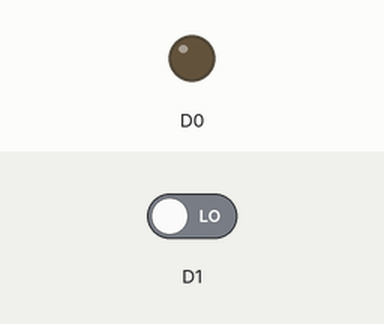
Recording of a sketch running on a simulated ESP8266 (NodeMCU). Shown: output pins drawn as LEDs (lit = HIGH). The test bench sets the inputs (shaded band); at power-on: D1 LOW.

Above: at 1.2 s.
1.3 s: D1 driven HIGH
At 2.3 s:
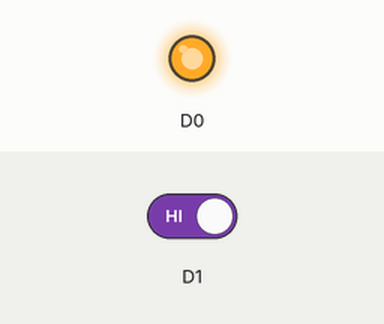
2.8 s: D1 driven LOW
At 3.4 s:
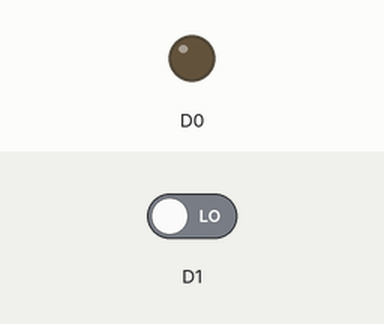
Timing chart, 0 to 5.8 s (numbered marks = the images above; inputs shaded):
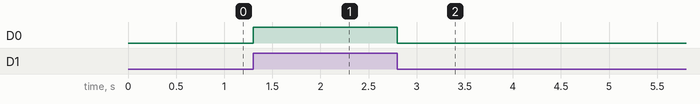

The sketch:

zadanie2.ino
```cpp
int buttonState = 0;

void setup() {
	pinMode(D0, OUTPUT); //вывод для светодиода
	pinMode(D1, INPUT); //ввод для кнопки //кнопка
}

void loop() {
	buttonState = digitalRead(D1);

  if (buttonState == HIGH) {
    digitalWrite(D0, HIGH);
  }else {
    digitalWrite(D0, LOW);
  }
}
```

Measured:
- after the input at 1.3 s, D0: LOW → HIGH at once
- after the input at 2.8 s, D0: HIGH → LOW at once
